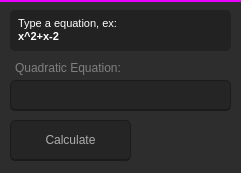
<?xml version="1.0" encoding="UTF-8"?>
<ui version="4.0">
 <class>TipCalculatorClass</class>
 <widget class="QMainWindow" name="TipCalculatorClass">
  <property name="geometry">
   <rect>
    <x>0</x>
    <y>0</y>
    <width>241</width>
    <height>173</height>
   </rect>
  </property>
  <property name="windowTitle">
   <string>TipCalculator</string>
  </property>
  <property name="styleSheet">
   <string notr="true">background-color:rgb(255, 255, 255,0);</string>
  </property>
  <widget class="QWidget" name="centralWidget">
   <property name="styleSheet">
    <string notr="true">
QWidget {
	background-color:rgb(45, 45, 45);
	border-top:2px solid rgb(234, 1, 255);
}</string>
   </property>
   <widget class="QPushButton" name="calculateButton">
    <property name="geometry">
     <rect>
      <x>10</x>
      <y>120</y>
      <width>121</width>
      <height>41</height>
     </rect>
    </property>
    <property name="styleSheet">
     <string notr="true">QPushButton {
border:1px solid rgb(27, 27, 27);
border-bottom:2px solid rgb(27, 27, 27);

background-color:rgb(37, 37, 37);
color:rgb(173, 173, 173);
border-radius:5px;
}

QPushButton:hover {
	color:white;
}

QPushButton:pressed {
	border-bottom:0px solid gray;
}</string>
    </property>
    <property name="text">
     <string>Calculate</string>
    </property>
   </widget>
   <widget class="QLineEdit" name="billInput">
    <property name="geometry">
     <rect>
      <x>10</x>
      <y>80</y>
      <width>221</width>
      <height>31</height>
     </rect>
    </property>
    <property name="font">
     <font>
      <pointsize>13</pointsize>
     </font>
    </property>
    <property name="styleSheet">
     <string notr="true">border:1px solid rgb(27, 27, 27);
border-bottom:2px solid rgb(27, 27, 27);

background-color:rgb(37, 37, 37);
color:rgb(173, 173, 173);
border-radius:5px;
padding:5px;</string>
    </property>
    <property name="text">
     <string/>
    </property>
   </widget>
   <widget class="QLabel" name="label">
    <property name="geometry">
     <rect>
      <x>10</x>
      <y>60</y>
      <width>251</width>
      <height>16</height>
     </rect>
    </property>
    <property name="styleSheet">
     <string notr="true">color:gray;
padding-left:2px;
border:none;</string>
    </property>
    <property name="text">
     <string>Quadratic Equation:</string>
    </property>
   </widget>
   <widget class="QLabel" name="infoLabel">
    <property name="geometry">
     <rect>
      <x>10</x>
      <y>10</y>
      <width>221</width>
      <height>41</height>
     </rect>
    </property>
    <property name="font">
     <font>
      <pointsize>8</pointsize>
     </font>
    </property>
    <property name="styleSheet">
     <string notr="true">color:white;
background-color:rgb(10,10,10,80);
padding-left:5px;
border-radius:5px;
border:none;</string>
    </property>
    <property name="text">
     <string>Type a equation, ex: &lt;br&gt;&lt;b&gt;x^2+x-2&lt;/b&gt;</string>
    </property>
   </widget>
  </widget>
 </widget>
 <layoutdefault spacing="6" margin="11"/>
 <resources>
  <include location="TipCalculator.qrc"/>
 </resources>
 <connections/>
</ui>
